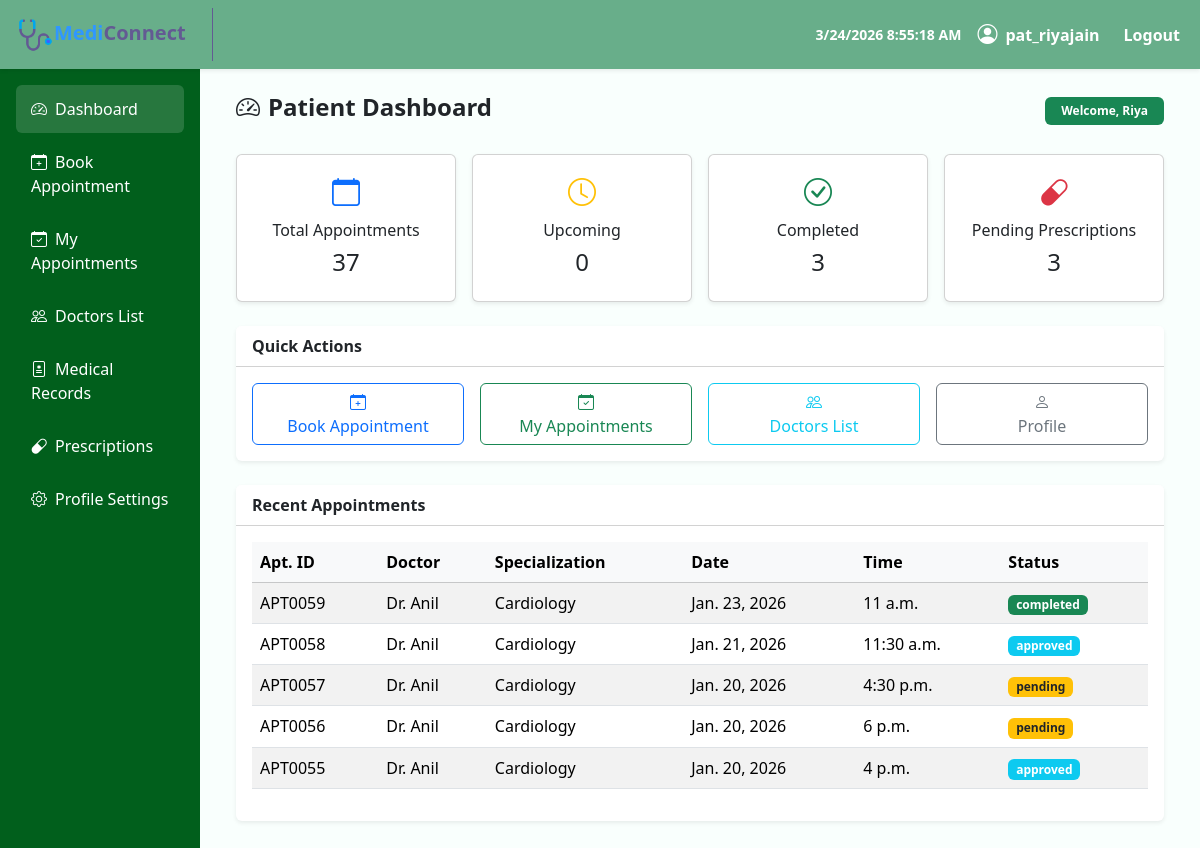
Screenshot of /patient/dashboard/ (signed in) with the database file from the repository.
### MediConnectApp/models.py (models this page shows, shortened)
class Appointment(models.Model):
    STATUS_CHOICES = (
        ("pending", "Pending"),
        ("approved", "Approved"),
        ("completed", "Completed"),
        ("cancelled", "Cancelled"),
    )
    appointment_id = models.CharField(max_length=10, unique=True, blank=True)
    patient = models.ForeignKey(PatientProfile, on_delete=models.CASCADE)
    doctor = models.ForeignKey(DoctorProfile, on_delete=models.CASCADE)
    appointment_date = models.DateField()
    appointment_time = models.TimeField()
    status = models.CharField(max_length=20, choices=STATUS_CHOICES, default="pending")
    created_at = models.DateTimeField(auto_now_add=True)

class DoctorProfile(models.Model):
    user = models.OneToOneField(User, on_delete=models.CASCADE)
    doctor_id = models.CharField(max_length=10, unique=True, blank=True)
    phone = models.CharField(max_length=15)
    specialization = models.ForeignKey(Speciality, on_delete=models.SET_NULL, null=True)
    qualification = models.CharField(max_length=100)
    experience = models.PositiveIntegerField()
    is_approved = models.BooleanField(default=False)
    is_active = models.BooleanField(default=True)
    created_at = models.DateTimeField(auto_now_add=True)

class Speciality(models.Model):
    name = models.CharField(max_length=100, unique=True)
    is_active = models.BooleanField(default=True)

### MediConnectApp/views.py (the view)
# urls.py: path("patient/dashboard/", views.patient_dashboard_view, name="patient_dashboard"),
@login_required(login_url='login')
def patient_dashboard_view(request):
    user = request.user
    if not hasattr(user, 'patientprofile'):
        messages.error(request, "You are not authorized to access Patient Dashboard.")
        return redirect('login')
    patient = user.patientprofile
    today = timezone.now().date()
    total_appointments = Appointment.objects.filter(
        patient=patient
    ).count()
    upcoming_appointments = Appointment.objects.filter(
        patient=patient,
        status="approved",
        appointment_date__gte=today
    ).count()
    completed_appointments = Appointment.objects.filter(
        patient=patient,
        status="completed"
    ).count()
    pending_prescriptions = Appointment.objects.filter(
        patient=patient,
        status="completed",
    ).count()
    recent_appointments = Appointment.objects.filter(
        patient=patient
    ).order_by('-created_at')[:5]
    context = {
        "patient": patient,
        "total_appointments": total_appointments,
        "upcoming_appointments": upcoming_appointments,
        "completed_appointments": completed_appointments,
        "pending_prescriptions": pending_prescriptions,
        "recent_appointments": recent_appointments,
    }
    return render(request, 'users/patient/p_dashboard.html', context)

### templates/users/patient/p_dashboard.html (shortened to what this page needs)
{% extends 'users/patient/p_base.html' %}
{% load static %}
{% block content %}
    <div class="container-fluid">
        <div class="d-flex justify-content-between align-items-center mb-4">
            <h4 class="fw-semibold">
                <i class="bi bi-speedometer2 me-2"></i>Patient Dashboard
            </h4>
            <span class="badge bg-success px-3 py-2">
                Welcome, {{ user.first_name }}
            </span>
        </div>
        <div class="row g-3 mb-4">
            <div class="col-md-6 col-lg-3">
                <div class="card dashboard-card shadow-sm text-center p-3">
                    <i class="bi bi-calendar fs-3 text-primary"></i>
                    <h6 class="mt-2">Total Appointments</h6>
                    <h4>{{ total_appointments }}</h4>
                </div>
            </div>
            <div class="col-md-6 col-lg-3">
                <div class="card dashboard-card shadow-sm text-center p-3">
                    <i class="bi bi-clock fs-3 text-warning"></i>
                    <h6 class="mt-2">Upcoming</h6>
                    <h4>{{upcoming_appointments}}</h4>
                </div>
            </div>
            <div class="col-md-6 col-lg-3">
                <div class="card dashboard-card shadow-sm text-center p-3">
                    <i class="bi bi-check-circle fs-3 text-success"></i>
                    <h6 class="mt-2">Completed</h6>
                    <h4>{{completed_appointments}}</h4>
                </div>
            </div>
            <div class="col-md-6 col-lg-3">
                <div class="card dashboard-card shadow-sm text-center p-3">
                    <i class="bi bi-capsule fs-3 text-danger"></i>
                    <h6 class="mt-2">Pending Prescriptions</h6>
                    <h4>{{ pending_prescriptions }}</h4>
                </div>
            </div>
        </div>
        <div class="col-12 mb-4">
            <div class="card shadow-sm border-0">
                <div class="card-header bg-white fw-semibold">
                    Quick Actions
                </div>
                <div class="card-body">
                    <div class="row g-3">
                        <div class="col-md-3">
                            <a href="{% url 'patient_book_appointment' %}" class="btn btn-outline-primary w-100">
                                <i class="bi bi-calendar-plus"></i><br>
                                Book Appointment
                            </a>
                        </div>
                        <div class="col-md-3">
                            <a href="{% url 'patient_my_appointments' %}" class="btn btn-outline-success w-100">
                                <i class="bi bi-calendar-check"></i><br>
                                My Appointments
                            </a>
                        </div>
                        <div class="col-md-3">
                            <a href="{% url 'patient_doctors' %}" class="btn btn-outline-info w-100">
                                <i class="bi bi-people"></i><br>
                                Doctors List
                            </a>
                        </div>
                        <div class="col-md-3">
                            <a href="{% url 'patient_profile' %}" class="btn btn-outline-secondary w-100">
                                <i class="bi bi-person"></i><br>
                                Profile
                            </a>
                        </div>
                    </div>
                </div>
            </div>
        </div>
        <div class="col-12">
            <div class="card shadow-sm border-0">
                <div class="card-header bg-white fw-semibold">
                    Recent Appointments
                </div>
                <div class="card-body table-responsive">
                    <table class="table table-striped align-middle">
                        <thead class="table-light">
                            <tr>
                                <th>Apt. ID</th>
                                <th>Doctor</th>
                                <th>Specialization</th>
                                <th>Date</th>
                                <th>Time</th>
                                <th>Status</th>
                            </tr>
                        </thead>
                        <tbody>
                            {% for appt in recent_appointments %}
                            <tr>
                                <td>{{ appt.appointment_id }}</td>
                                <td>Dr. {{ appt.doctor.user.first_name }}</td>
                                <td>{{ appt.doctor.specialization.name }}</td>
                                <td>{{ appt.appointment_date }}</td>
                                <td>{{ appt.appointment_time }}</td>
                                <td>
                                    {% if appt.status == 'completed' %}
                                        <span class="badge bg-success">{{ appt.status }}</span>
                                    {% elif appt.status == 'pending' %}
                                        <span class="badge bg-warning text-dark">{{ appt.status }}</span>
                                    {% elif appt.status == 'approved' %}
                                        <span class="badge bg-info">{{ appt.status }}</span>
                                    {% else %}
                                        <span class="badge bg-danger">{{ appt.status }}</span>
                                    {% endif %}
                                </td>
                            </tr>
                            {% empty %}
                            <tr>
                                <td colspan="4" class="text-center text-muted">
                                    No appointments found
                                </td>
                            </tr>
                            {% endfor %}
                        </tbody>
                    </table>
                </div>
            </div>
        </div>
    </div>
{% endblock %}

### templates/users/patient/p_base.html (shortened to what this page needs)
{% load tz %}
{% load static %}
<!DOCTYPE html>
<html lang="en">
<head>
    <link href="https://cdn.jsdelivr.net/npm/bootstrap@5.3.2/dist/css/bootstrap.min.css" rel="stylesheet">
    <link href="https://cdn.jsdelivr.net/npm/bootstrap-icons@1.11.1/font/bootstrap-icons.css" rel="stylesheet">
</head>
<body>
<nav class="sticky-md-top navbar navbar-expand-lg shadow-sm" style="background-color: #68ae8a !important;">
    <div class="container-fluid">
        <a class="navbar-brand fw-bold" href="{% url 'patient_dashboard' %}" style="color: #635a93; text-decoration: none; border-right-style: solid; border-right-color: #635a93; border-right-width: 1px; padding: 8px 26px 8px 5px;">
            <img src="{% static 'media\logos\mediconnect-logo.png' %}" width="37" height="37" alt="Logo"><b><span style="color: #2f97ff;">Medi</span>Connect</b>
        </a>
        <div class="d-flex align-items-center text-white fw-semibold">
            <span class="me-3 small" id="clock"></span>
            <i class="bi bi-person-circle fs-5 me-2"></i>
            <span class="me-3">{{ user.username }}</span>
            <ul class="navbar-nav ms-auto">
                {% if user.is_authenticated %}
                <li class="nav-item">
                    <a class="nav-link text-white" href="{% url 'logout' %}">
                        Logout
                    </a>
                </li>
                {% else %}
                <li class="nav-item">
                    <a class="nav-link text-white" href="{% url 'login' %}">
                        Login
                    </a>
                </li>
                {% endif %}
            </ul>
        </div>
    </div>
</nav>
<div class="container-fluid">
    <div class="row">
        <div class="col-md-3 col-lg-2 sidebar p-3">
            <a href="{% url 'patient_dashboard' %}" class="active"><i class="bi bi-speedometer2 me-2"></i>Dashboard</a>
            <a href="{% url 'patient_book_appointment' %}"><i class="bi bi-calendar-plus me-2"></i>Book Appointment</a>
            <a href="{% url 'patient_my_appointments' %}"><i class="bi bi-calendar-check me-2"></i>My Appointments</a>
            <a href="{% url 'patient_doctors' %}"><i class="bi bi-people me-2"></i>Doctors List</a>
            <a href="{% url 'patient_medical_records' %}"><i class="bi bi-file-medical me-2"></i>Medical Records</a>
            <a href="{% url 'patient_prescriptions' %}"><i class="bi bi-capsule me-2"></i>Prescriptions</a>
            <a href="{% url 'patient_profile' %}"><i class="bi bi-gear me-2"></i>Profile Settings</a>
        </div>
        <div class="col-md-9 col-lg-10 p-4">
            {% block content %}{% endblock %}
        </div>
    </div>
</div>
</body>
</html>

### templates/users/patient/p_base.html (style rules this page uses)
body { background-color: #f9fffd; }
.sidebar { min-height: 100vh; background: #015f1c; }
.sidebar a { color: #fff; text-decoration: none; padding: 12px 15px; display: block; border-radius: 6px; margin-bottom: 5px; }
.sidebar a:hover, .sidebar a.active { background: rgba(255, 255, 255, 0.15); }
.dashboard-card { transition: 0.3s; }
.navbar-brand { font-weight: 600; }

### rows the page displays
Appointment: appointment_id "APT0059", doctor.user.first_name "Anil", doctor.specialization.name "Cardiology", appointment_date "Jan. 23, 2026", appointment_time "11 a.m.", status "completed"
Appointment: appointment_id "APT0058", doctor.user.first_name "Anil", doctor.specialization.name "Cardiology", appointment_date "Jan. 21, 2026", appointment_time "11:30 a.m.", status "approved"
Appointment: appointment_id "APT0057", doctor.user.first_name "Anil", doctor.specialization.name "Cardiology", appointment_date "Jan. 20, 2026", appointment_time "4:30 p.m.", status "pending"
Appointment: appointment_id "APT0056", doctor.user.first_name "Anil", doctor.specialization.name "Cardiology", appointment_date "Jan. 20, 2026", appointment_time "6 p.m.", status "pending"
Appointment: appointment_id "APT0055", doctor.user.first_name "Anil", doctor.specialization.name "Cardiology", appointment_date "Jan. 20, 2026", appointment_time "4 p.m.", status "approved"

### other values shown
{{ user.username }} "pat_riyajain"
{{ user.first_name }} "Riya"
{{ total_appointments }} "37"
{{ upcoming_appointments }} "0"
{{ completed_appointments }} "3"
{{ pending_prescriptions }} "3"
